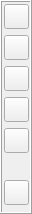
               <widget class="QFrame" name="frame_8">
                <property name="sizePolicy">
                 <sizepolicy hsizetype="Preferred" vsizetype="MinimumExpanding">
                  <horstretch>0</horstretch>
                  <verstretch>0</verstretch>
                 </sizepolicy>
                </property>
                <property name="minimumSize">
                 <size>
                  <width>32</width>
                  <height>150</height>
                 </size>
                </property>
                <property name="maximumSize">
                 <size>
                  <width>32</width>
                  <height>16777215</height>
                 </size>
                </property>
                <property name="autoFillBackground">
                 <bool>true</bool>
                </property>
                <property name="frameShape">
                 <enum>QFrame::Box</enum>
                </property>
                <property name="frameShadow">
                 <enum>QFrame::Raised</enum>
                </property>
                <widget class="QPushButton" name="zoomAllBtn">
                 <property name="geometry">
                  <rect>
                   <x>4</x>
                   <y>4</y>
                   <width>25</width>
                   <height>25</height>
                  </rect>
                 </property>
                 <property name="sizePolicy">
                  <sizepolicy hsizetype="Fixed" vsizetype="Fixed">
                   <horstretch>0</horstretch>
                   <verstretch>0</verstretch>
                  </sizepolicy>
                 </property>
                 <property name="minimumSize">
                  <size>
                   <width>25</width>
                   <height>25</height>
                  </size>
                 </property>
                 <property name="maximumSize">
                  <size>
                   <width>25</width>
                   <height>25</height>
                  </size>
                 </property>
                 <property name="text">
                  <string/>
                 </property>
                 <property name="icon">
                  <iconset resource="myrc.qrc">
                   <normaloff>:/images/ZoomA.png</normaloff>:/images/ZoomA.png</iconset>
                 </property>
                </widget>
                <widget class="QPushButton" name="zoomWinBtn">
                 <property name="geometry">
                  <rect>
                   <x>4</x>
                   <y>35</y>
                   <width>25</width>
                   <height>25</height>
                  </rect>
                 </property>
                 <property name="sizePolicy">
                  <sizepolicy hsizetype="Fixed" vsizetype="Fixed">
                   <horstretch>0</horstretch>
                   <verstretch>0</verstretch>
                  </sizepolicy>
                 </property>
                 <property name="minimumSize">
                  <size>
                   <width>25</width>
                   <height>25</height>
                  </size>
                 </property>
                 <property name="maximumSize">
                  <size>
                   <width>25</width>
                   <height>25</height>
                  </size>
                 </property>
                 <property name="text">
                  <string/>
                 </property>
                 <property name="icon">
                  <iconset resource="myrc.qrc">
                   <normaloff>:/images/ZoomW.png</normaloff>:/images/ZoomW.png</iconset>
                 </property>
                </widget>
                <widget class="QPushButton" name="zoomOutBtn">
                 <property name="geometry">
                  <rect>
                   <x>4</x>
                   <y>66</y>
                   <width>25</width>
                   <height>25</height>
                  </rect>
                 </property>
                 <property name="sizePolicy">
                  <sizepolicy hsizetype="Fixed" vsizetype="Fixed">
                   <horstretch>0</horstretch>
                   <verstretch>0</verstretch>
                  </sizepolicy>
                 </property>
                 <property name="minimumSize">
                  <size>
                   <width>25</width>
                   <height>25</height>
                  </size>
                 </property>
                 <property name="maximumSize">
                  <size>
                   <width>25</width>
                   <height>25</height>
                  </size>
                 </property>
                 <property name="text">
                  <string/>
                 </property>
                 <property name="icon">
                  <iconset resource="myrc.qrc">
                   <normaloff>:/images/ZoomO.png</normaloff>:/images/ZoomO.png</iconset>
                 </property>
                </widget>
                <widget class="QPushButton" name="zoomInBtn">
                 <property name="geometry">
                  <rect>
                   <x>4</x>
                   <y>97</y>
                   <width>25</width>
                   <height>25</height>
                  </rect>
                 </property>
                 <property name="sizePolicy">
                  <sizepolicy hsizetype="Fixed" vsizetype="Fixed">
                   <horstretch>0</horstretch>
                   <verstretch>0</verstretch>
                  </sizepolicy>
                 </property>
                 <property name="minimumSize">
                  <size>
                   <width>25</width>
                   <height>25</height>
                  </size>
                 </property>
                 <property name="maximumSize">
                  <size>
                   <width>25</width>
                   <height>25</height>
                  </size>
                 </property>
                 <property name="text">
                  <string/>
                 </property>
                 <property name="icon">
                  <iconset resource="myrc.qrc">
                   <normaloff>:/images/ZoomI.png</normaloff>:/images/ZoomI.png</iconset>
                 </property>
                </widget>
                <widget class="QPushButton" name="zoomPreBtn">
                 <property name="geometry">
                  <rect>
                   <x>4</x>
                   <y>128</y>
                   <width>25</width>
                   <height>25</height>
                  </rect>
                 </property>
                 <property name="sizePolicy">
                  <sizepolicy hsizetype="Fixed" vsizetype="Fixed">
                   <horstretch>0</horstretch>
                   <verstretch>0</verstretch>
                  </sizepolicy>
                 </property>
                 <property name="minimumSize">
                  <size>
                   <width>25</width>
                   <height>25</height>
                  </size>
                 </property>
                 <property name="maximumSize">
                  <size>
                   <width>25</width>
                   <height>25</height>
                  </size>
                 </property>
                 <property name="text">
                  <string/>
                 </property>
                 <property name="icon">
                  <iconset resource="myrc.qrc">
                   <normaloff>:/images/ZoomP.png</normaloff>:/images/ZoomP.png</iconset>
                 </property>
                </widget>
                <widget class="QPushButton" name="axisBtn">
                 <property name="geometry">
                  <rect>
                   <x>4</x>
                   <y>180</y>
                   <width>25</width>
                   <height>25</height>
                  </rect>
                 </property>
                 <property name="sizePolicy">
                  <sizepolicy hsizetype="Fixed" vsizetype="Fixed">
                   <horstretch>0</horstretch>
                   <verstretch>0</verstretch>
                  </sizepolicy>
                 </property>
                 <property name="minimumSize">
                  <size>
                   <width>25</width>
                   <height>25</height>
                  </size>
                 </property>
                 <property name="maximumSize">
                  <size>
                   <width>25</width>
                   <height>25</height>
                  </size>
                 </property>
                 <property name="text">
                  <string/>
                 </property>
                 <property name="icon">
                  <iconset resource="myrc.qrc">
                   <normaloff>:/images/Axes.png</normaloff>:/images/Axes.png</iconset>
                 </property>
                </widget>
               </widget>
